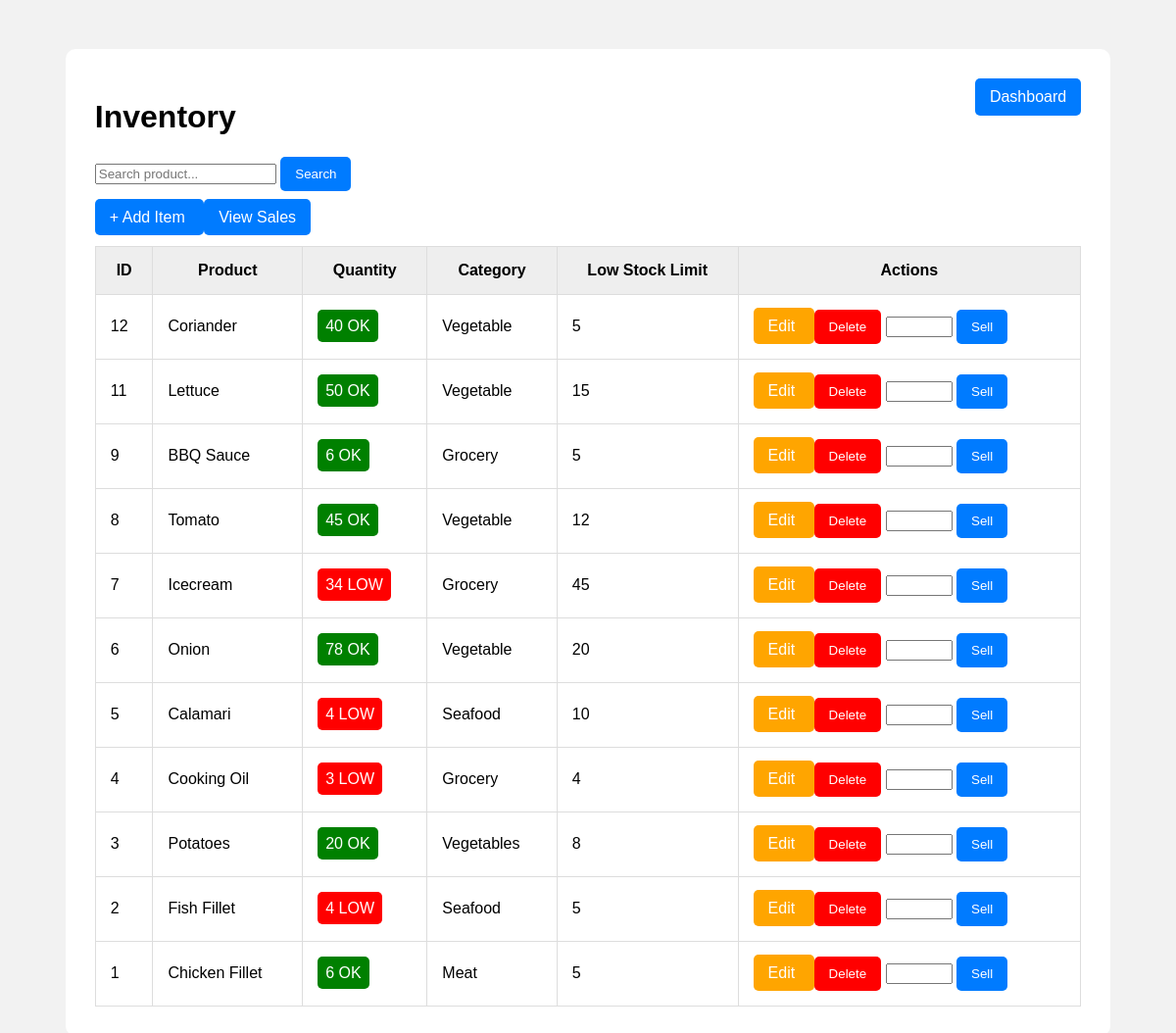
Page /inventory on the committed database.
### tables this page shows
CREATE TABLE inventory (
            id INTEGER PRIMARY KEY AUTOINCREMENT,
            product_name TEXT,
            quantity INTEGER,
            category TEXT,
            low_stock_limit INTEGER
        );

### app.py (the view)
@app.route("/inventory")
def inventory():
    search = request.args.get("search", "")
    conn = get_db_connection()
    if search:
        items = conn.execute("""
            SELECT * FROM inventory
            WHERE product_name LIKE ?
        """, (f"%{search}%",)).fetchall()
    else:
        items = conn.execute("""
            SELECT * FROM inventory
            ORDER BY id DESC
        """).fetchall()
    conn.close()
    return render_template(
        "inventory.html",
        items=items,
        search=search
    )

### app.py (called while the page is built)
def get_db_connection():
    conn = sqlite3.connect(DATABASE)
    conn.row_factory = sqlite3.Row
    return conn

### templates/inventory.html (shortened to what this page needs)
<!DOCTYPE html>
<html>
<head>
</head>
<body>
<div class="container">
<a href="/" class="btn" style="float:right;">
Dashboard
</a>
<h1>Inventory</h1>
<form method="GET">
<input type="text"
name="search"
placeholder="Search product..."
value="{{ search }}">
<button class="btn">
Search
</button>
</form>
<br>
<a href="/add_item" class="btn">
+ Add Item
</a>
<a href="/sales" class="btn">
View Sales
</a>
<table>
<tr>
<th>ID</th>
<th>Product</th>
<th>Quantity</th>
<th>Category</th>
<th>Low Stock Limit</th>
<th>Actions</th>
</tr>
{% for item in items %}
<tr>
<td>{{ item['id'] }}</td>
<td>{{ item['product_name'] }}</td>
<td>
{% if item['quantity'] <= item['low_stock_limit'] %}
<span class="low">
{{ item['quantity'] }} LOW
</span>
{% else %}
<span class="ok">
{{ item['quantity'] }} OK
</span>
{% endif %}
</td>
<td>{{ item['category'] }}</td>
<td>{{ item['low_stock_limit'] }}</td>
<td>
<a href="/edit_item/{{ item['id'] }}"
class="btn edit">
Edit
</a>
<form action="/delete_item/{{ item['id'] }}"
method="POST"
style="display:inline;">
<button class="btn delete">
Delete
</button>
</form>
<form action="/sell_item/{{ item['id'] }}"
method="POST"
style="display:inline;">
<input type="number"
name="quantity_sold"
style="width:60px;">
<button class="btn">
Sell
</button>
</form>
</td>
</tr>
{% endfor %}
</table>
</div>
</body>
</html>

### templates/inventory.html (style rules this page uses)
body { font-family:Arial; background:#f2f2f2; }
.container { width:85%; margin:auto; margin-top:50px; background:white; padding:30px; border-radius:10px; }
table { width:100%; border-collapse:collapse; margin-top:20px; }
th,td { border:1px solid #ddd; padding:15px; }
th { background:#eee; }
.btn { background:#007bff; color:white; padding:10px 15px; border:none; border-radius:5px; text-decoration:none; }
.edit { background:orange; }
.delete { background:red; }
.ok { background:green; color:white; padding:8px; border-radius:5px; }
.low { background:red; color:white; padding:8px; border-radius:5px; }

### rows in the picture
inventory: id "12", product_name "Coriander", quantity "40", category "Vegetable", low_stock_limit "5"
inventory: id "11", product_name "Lettuce", quantity "50", category "Vegetable", low_stock_limit "15"
inventory: id "9", product_name "BBQ Sauce", quantity "6", category "Grocery", low_stock_limit "5"
inventory: id "8", product_name "Tomato", quantity "45", category "Vegetable", low_stock_limit "12"
inventory: id "7", product_name "Icecream", quantity "34", category "Grocery", low_stock_limit "45"
inventory: id "6", product_name "Onion", quantity "78", category "Vegetable", low_stock_limit "20"
inventory: id "5", product_name "Calamari", quantity "4", category "Seafood", low_stock_limit "10"
inventory: id "4", product_name "Cooking Oil", quantity "3", category "Grocery", low_stock_limit "4"
inventory: id "3", product_name "Potatoes", quantity "20", category "Vegetables", low_stock_limit "8"
inventory: id "2", product_name "Fish Fillet", quantity "4", category "Seafood", low_stock_limit "5"
inventory: id "1", product_name "Chicken Fillet", quantity "6", category "Meat", low_stock_limit "5"
